Frame 1 (no input): blank canvas, image omitted
Frame 60 (no input): blank canvas, image omitted
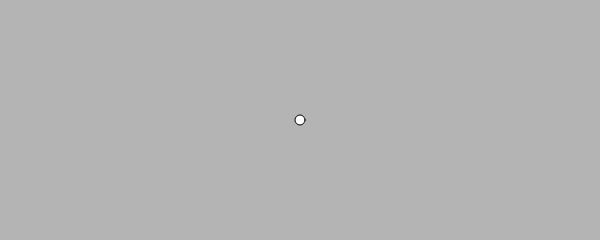
Frame 120 (the mouse pressed at the canvas centre since frame 60)

The p5.js sketch whose frames 1 and 60 were blank and that drew this single picture after the mouse press (run headless with seeded random() and noise() and a simulated clock; from frame 60 on, the mouse is pressed at the canvas centre):

// p5.js sketch
// ── sketch.js
function setup(){
	createCanvas(600, 240);
}

function draw() {
  background(180); 
  ellipse(mouseX, mouseY, 10, 10);
}
